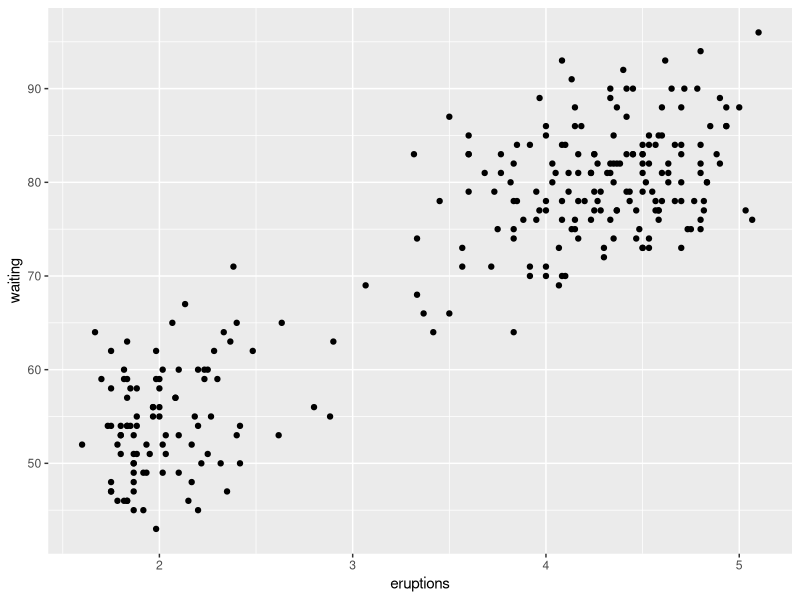
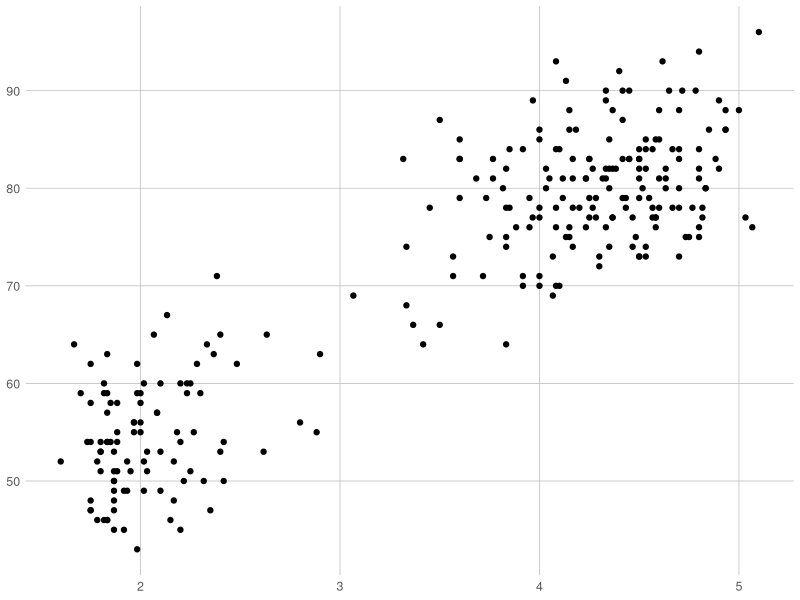
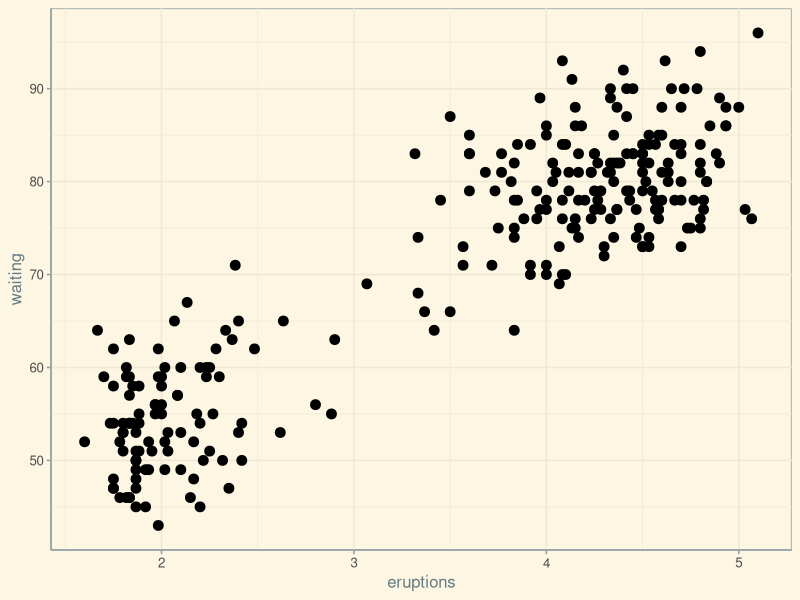
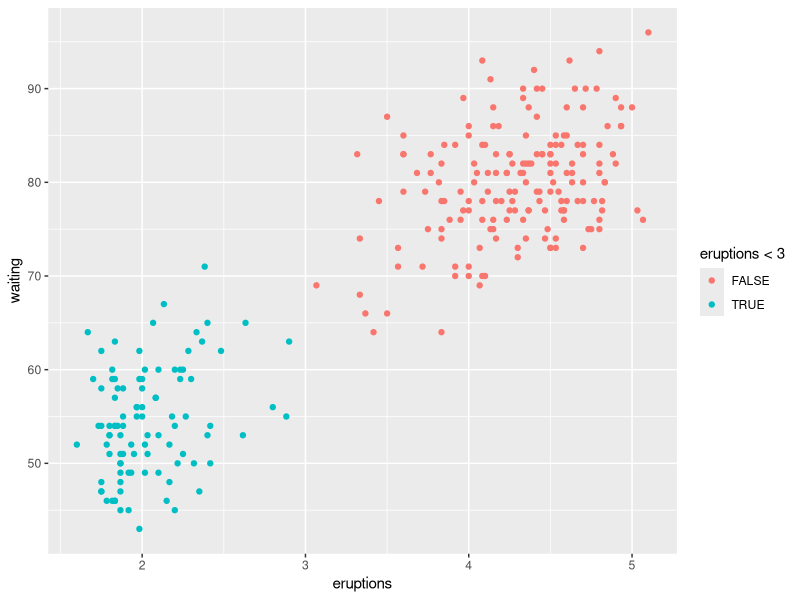
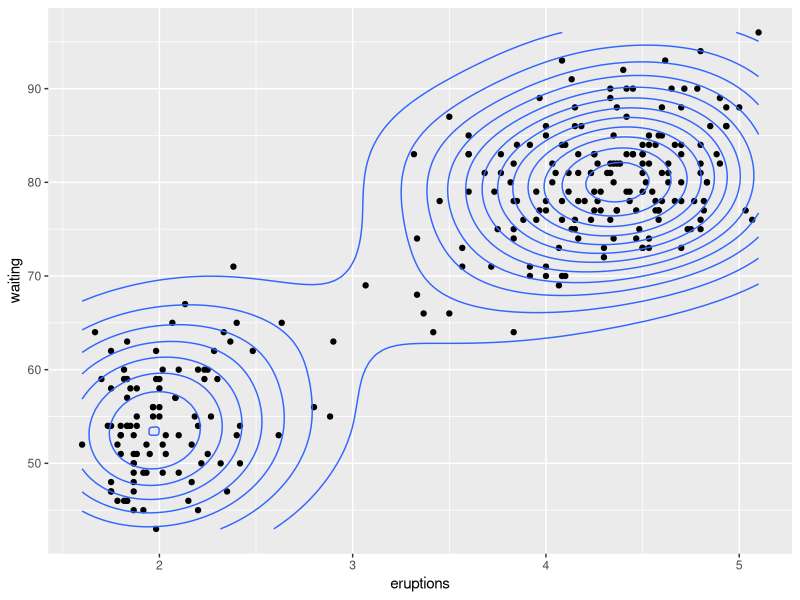

Write R code to recreate these figures, in order.
library(tidyverse)
library(ggthemes)


ggplot(data=faithful,
       mapping=aes(x=eruptions,
                   y=waiting)) +
  geom_point()
  

ggplot(faithful) +
  aes(eruptions, waiting) +
  geom_point() +
  ggthemes::theme_excel_new()


ggplot(faithful, aes(x=eruptions,
                     y=waiting))+
  geom_point(size=3) +
  theme_solarized()

ggplot(faithful) +
  aes(eruptions, waiting,
      colour=eruptions<3) +
  geom_point()

ggplot(faithful) +
  aes(eruptions, waiting) +
  geom_point() +
  geom_density2d()



